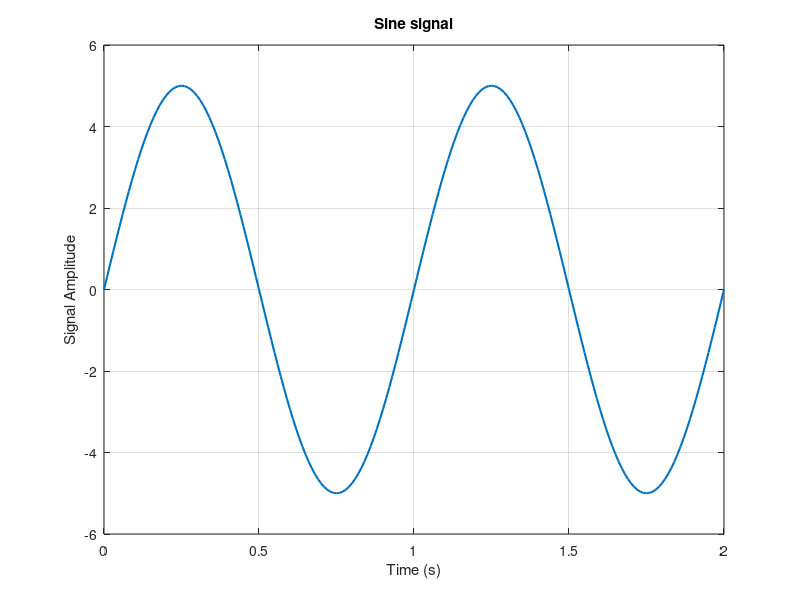
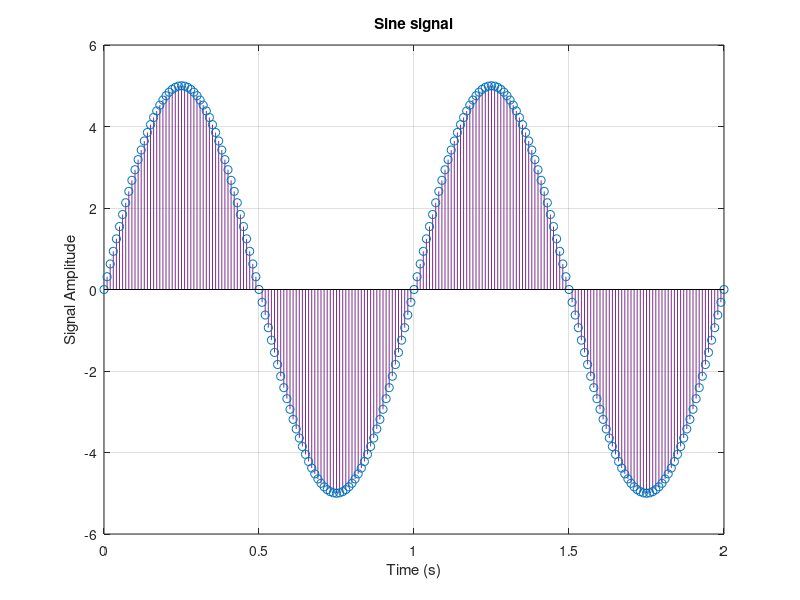
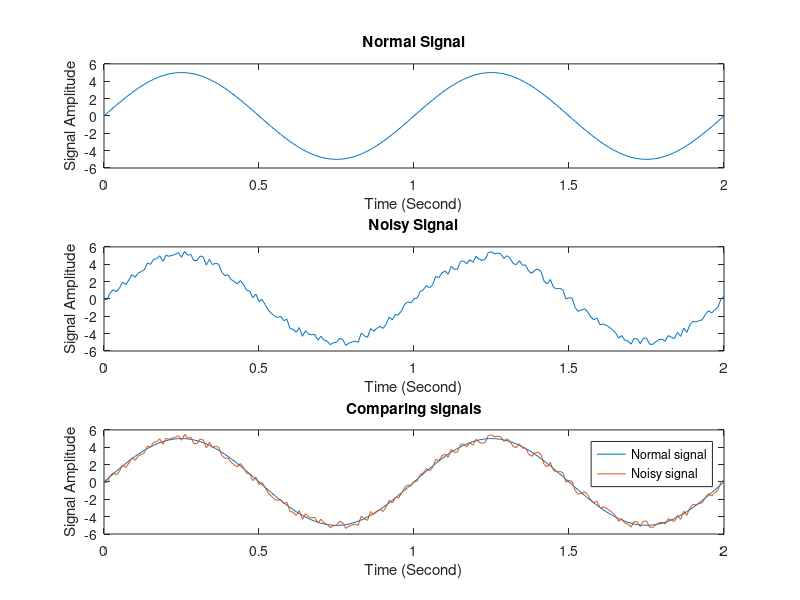
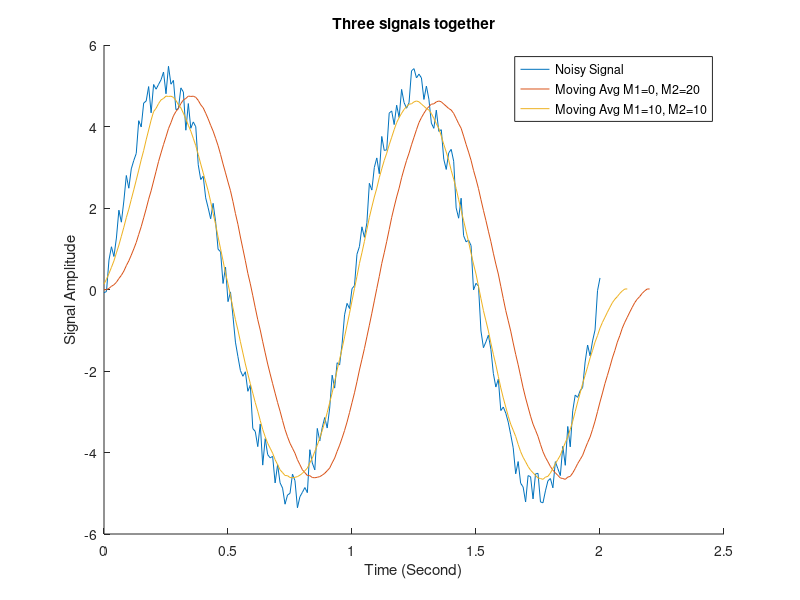

Reproduce these figures in MATLAB, in order. (Note: this script raises an error after producing the figures.)
%%
close all;
clear;
clc;
%% part 1
% part 1.1
t = 0:0.01:2;        % Define time axis
A = 5;               % Amplitude
f = 1;               % Frequency
y = A*sin(2*pi*f*t); % Sine function

% Plotting signals
figure('Name', 'Sine signal (Plot)');
plot(t, y, 'LineWidth', 1.5);
xlabel('Time (s)');
ylabel('Signal Amplitude');
title('Sine signal');
grid on;

figure('Name', 'Sine signal (Stem)');
stem(t, y,'color', '#7E2F8E', 'LineWidth', 0.5);
xlabel('Time (s)');
ylabel('Signal Amplitude');
title('Sine signal');
grid on;

%% part 2
% part 1.2
r = rand(1, length(y)) - 0.5; % Noise
noised_signal = y + r;        % Add noise to sine, y defined in section 1.1

% Plotting signals
figure('Name', 'Normal Sine signal VS Noisy Sine Signal', 'Position', [300 200 700 500]);
subplot(3,1,1);               % Plotting normal signal without noise
plot(t,y)
title('Normal Signal');xlabel('Time (Second)');ylabel('Signal Amplitude');
subplot(3,1,2);               % Plotting noisy signal
plot(t,noised_signal)
title('Noisy Signal');xlabel('Time (Second)');ylabel('Signal Amplitude');
%hold on;
subplot(3,1,3);               % Plotting both signal together for comparing them
plot(t,y, t, noised_signal)
hold on;
title('Comparing signals');xlabel('Time (Second)');ylabel('Signal Amplitude');
legend('Normal signal', 'Noisy signal');
hold off;

%% part 3
% part 1.3:
% A moving average filter introduces a delay because it computes the average of past data points, which inherently involves looking back in time, causing the output to lag behind the input signal.

M1 = 0;
M2 = 20;
len = M2 + M1 + 1; % Window length

window = ones(1, len) / len; % Moving average window

y2 = conv(noised_signal, window);   % Noised signal defined in section 1.2, Line 30
t2 = 0:0.01:(0.01 * (length(y2) - 1));

% Plotting section 1.3.1
figure('Name', 'Moving Avg signals', 'Position', [300 200 700 500]);
hold on;
plot(t,noised_signal);              % Noise signal
plot(t2, y2);                       % Moving Avg M1=0, M2=20

% part 1.3.2:
M1 = 10;
M2 = 10;
len = M2 + M1 + 1; % Window length

window = ones(1, len) / len; % Moving average window

y3 = conv(noised_signal(M1:end), window);
t3 = 0:0.01:(0.01 * (length(y3) - 1));

plot(t3, y3);                       % Moving Avg M1=0, M2=20
hold off;
title('Three signals together'); xlabel('Time (Second)'); ylabel('Signal Amplitude');
legend("Noisy Signal", "Moving Avg M1=0, M2=20", "Moving Avg M1=10, M2=10");

%% part 4
% part 1.4.1
M1 = 0;
M2 = 20;
len = M2 + M1 + 1; % Window length

b = ones(1,len)/len;
a = 1;
y4_1 = filter(b, a, noised_signal);
t4_1 = 0:0.01:(0.01 * (length(y4_1) - 1));

% Plotting section 1.4
figure('Name', 'Moving Avg signals by using filter function', 'Position', [300 200 700 500]);
hold on;
plot(t,noised_signal);              % Noise signal
plot(t4_1, y4_1);                   % filtered signal
plot(t2,y2);                        % Plotting convolved signal M1=0, M2=20
plot(t3,y3);                        % Plotting convolved signal M1=10, M2=10
title('All signals together'); xlabel('Time (Second)'); ylabel('Signal Amplitude');
legend("Noisy Signal", "filtered signal", "Moving Avg M1=0, M2=20", "Moving Avg M1=10, M2=10");
hold off;

% Plotting section 1.3
figure('Name', 'plotting in seperated subplots', 'Position', [300 200 700 500]);
subplot(2,2,1);               % Plotting noisy signal
plot(t,noised_signal)
title('Noisy signal');xlabel('Time (Second)');ylabel('Signal Amplitude');
subplot(2,2,2);               % Plotting convolved signal M1=0, M2=20
plot(t2,y2)
title('convolved signal M1=0, M2=20');xlabel('Time (Second)');ylabel('Signal Amplitude');
subplot(2,2,3);               % Plotting convolved signal M1=10, M2=10
plot(t3,y3)
title('convolved signal M1=10, M2=10');xlabel('Time (Second)');ylabel('Signal Amplitude');
subplot(2,2,4);               % filtered signal
plot(t4_1,y4_1)
title('output signal of filter function');xlabel('Time (Second)');ylabel('Signal Amplitude');

%% part 5
% part 1.5
w0 = pi/32; n = 100;
[y5,t5] = singen(w0,n);     %singen function is defined in singen.m
figure('Name', 'singen');
stem(t5,y5, '.')
title('singen function output');xlabel('Time (Second)');ylabel('Signal Amplitude');
